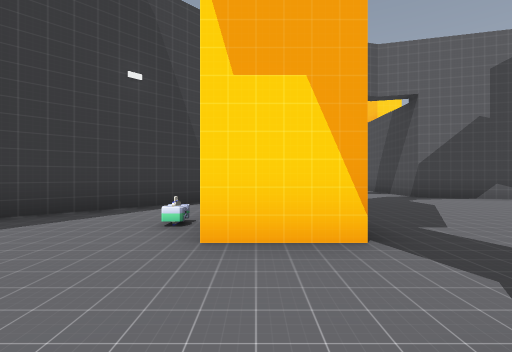
View 1 (above)

14 first-person views from a walk through a Godot game level. The camera is 1.2 m above the floor, looks level and sees 85° across. The floor is counted in squares, 2 m on a side. Each view is taken from the middle of a square. On the plan, view 1 faces up. The plan holds only what a view shows up to about 9 squares ahead; the rest is blank. The place goes on beyond the plan. Characters and animated objects are not drawn. Door leaves are left out where a doorway can be walked through.

View 2
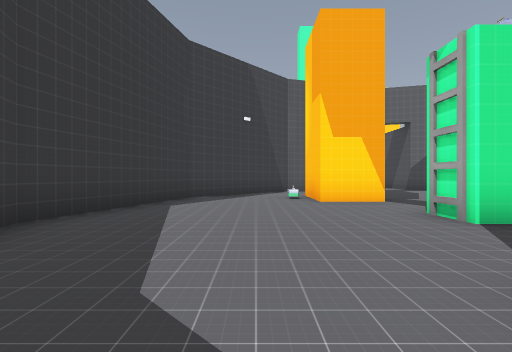

View 3
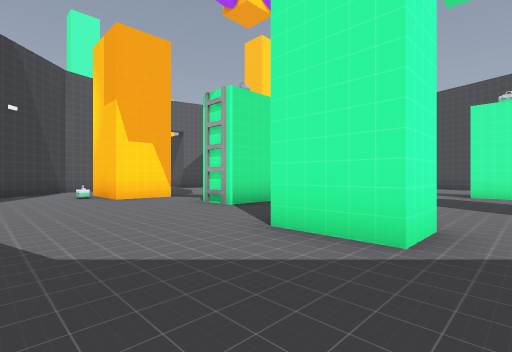

View 4
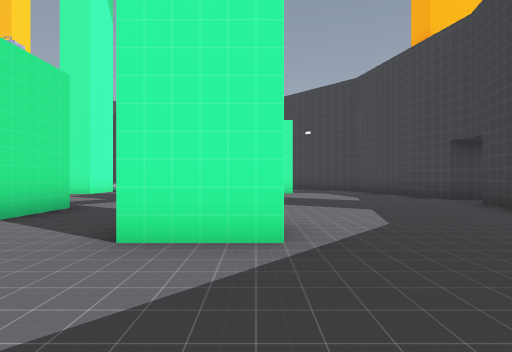

View 5
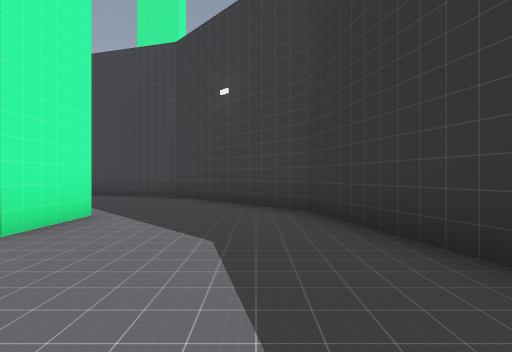

View 6
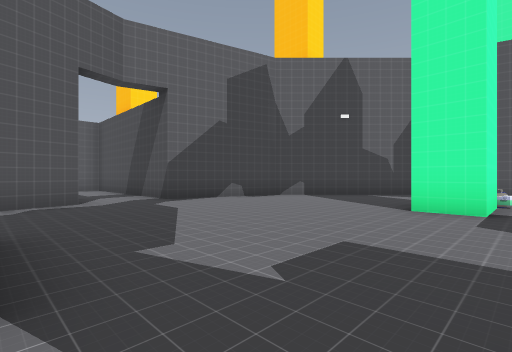

View 7
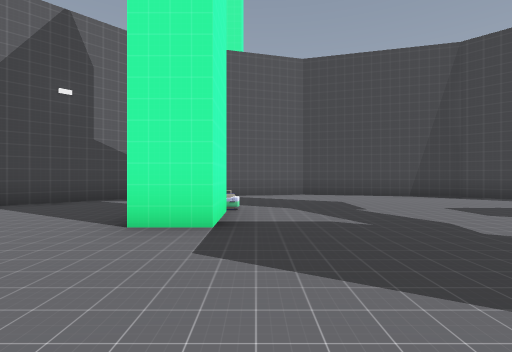

View 8
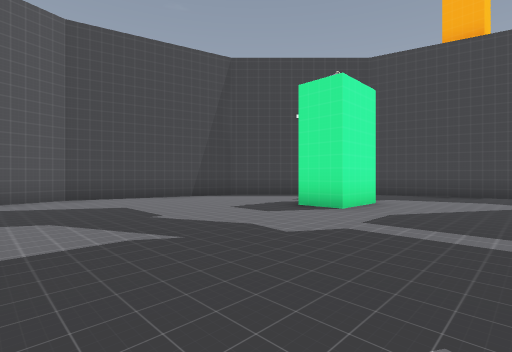

View 9
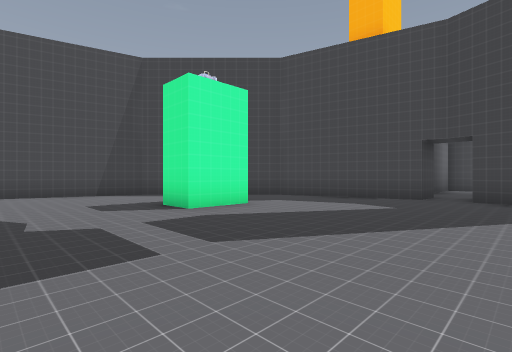

View 10
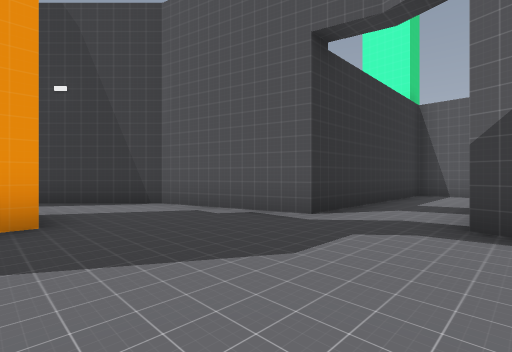

View 11
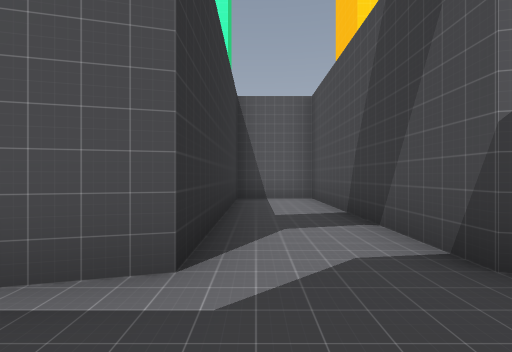

View 12
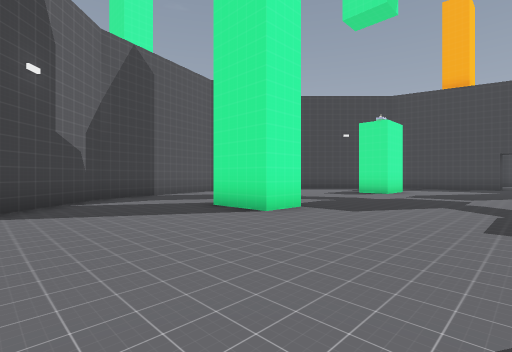

View 13
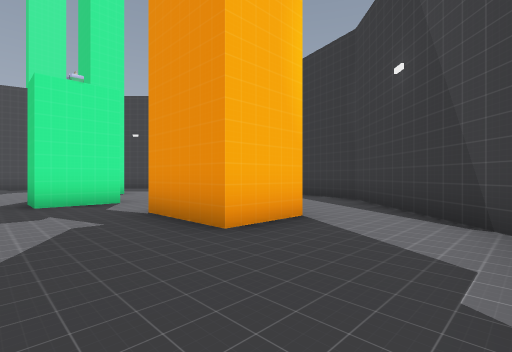

View 14
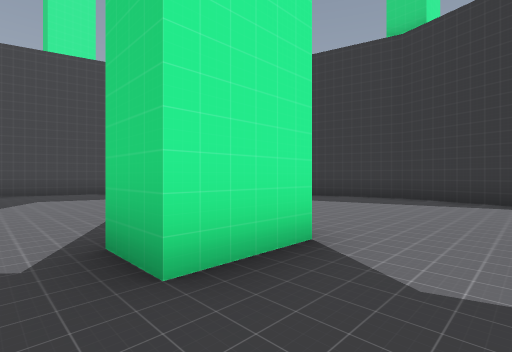

### Floor plan
Points are (right, up) in squares from view 1. A wall is a line through its corners. A room is listed if a view was taken in it or the views show most of it. See-through windows are left out.
Room 1 (views 1, 2, 3, 4, 5, 6)
walls: (0.7, -0.5) (0.7, 0.5) (2.2, 0.5); (1, 2.5) (-0.5, 2.5) (-0.5, 4.5); (-0.5, -4.3) (-0.5, -2.8); (-0.7, 6.9) (-3.9, 3.8) (-5, -0.5) (-3.9, -4.8) (-2.9, -5.8)
ways out: opening at (-1.2, -3) to room 2; opening at (-1, 5.5) to room 2; opening at (1, 1.5) to room 2
objects: other object (-1, 3)
Room 2 (views 7, 8, 9, 10, 11, 12, 13, 14)
walls: (2.2, 0.5) (2.2, -0.5) (0.7, -0.5); (7.8, 1.5) (6.3, 1.5) (6.3, 2.5) (7.8, 2.5); (6.5, -5.2) (6.5, -3.8) (7.5, -3.8); (0.5, -4.3) (-0.5, -4.3); (-0.5, 4.5) (1, 4.5) (1, 2.5); (4, -8.9) (7.7, -7.9) (10.9, -4.8) (12, -0.5) (10.9, 3.7) (7.7, 6.9) (4.5, 7.7) (4.5, 13.5) (2.5, 13.5) (2.5, 7.7) (-0.7, 6.9); (-2.9, -5.8) (-0.8, -7.9) (3.1, -8.9)
ways out: opening at (-1.2, -3) to room 1; opening at (-1, 5.5) to room 1; opening at (1, 1.5) to room 1; open door at (3.5, -9)
objects: other object (8, 1)

Where each view was taken, in squares from view 1:
view 1: 0 up, 0 right, facing up
view 2: 4 down, 2 left, facing up
view 3: 5 down, 3 left, facing up-right
view 4: 4 down, 3 left, facing right
view 5: 0 up, 3 left, facing down
view 6: 1 up, 1 right, facing up-right
view 7: 1 up, 3 right, facing right
view 8: 1 up, 4 right, facing down-right
view 9: 1 down, 2 right, facing down-right
view 10: 4 up, 5 right, facing up-left
view 11: 6 up, 3 right, facing up
view 12: 6 up, 3 right, facing down-right
view 13: 7 up, 3 right, facing down-left
view 14: 2 up, 3 right, facing down-left
